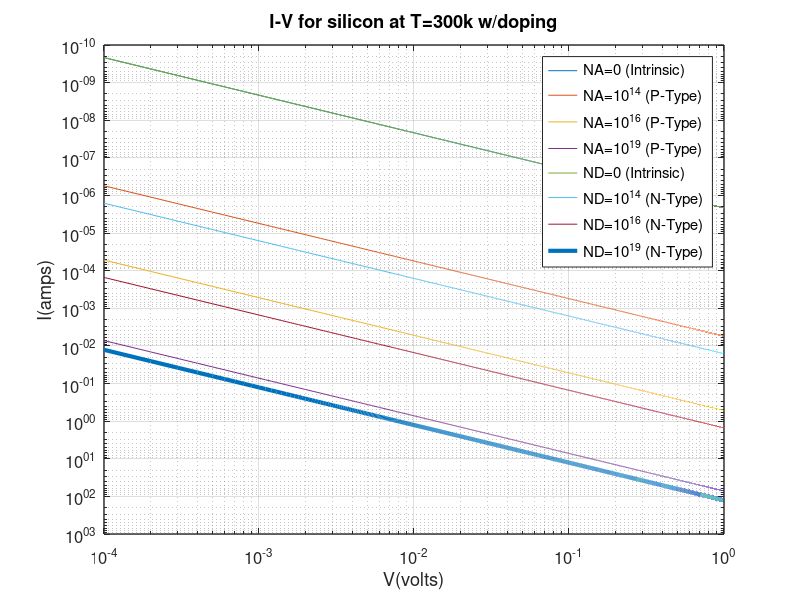

MATLAB code for this plot:
% Constants
q = 1.6*10^-19; % Electron charge

L = 1; % Length of silicon structure in cm
H = 0.75; % Hieght of silicon structure in cm
W = 1; % Width of silicon structure in cm
SA = H*W; % Surface Area of silicon structure in cm

ni = 10^10; % Intirinsic carrier concentration of silicon @T=300k
Na = [0,10^14,10^16,10^19]; % Acceptor doping concentrations
Nd = [0,10^14,10^16,10^19]; % Donor doping concentrations

%Silicon Parameters
un = 88+1252./(1+6.95e-18*Nd); % Electron mobility
up = 54.3+407./(1+6.95e-18*Na); % Hole mobility

V = 0:0.0001:1;

for i = 1 : 4
    if(Na(i) == 0) % Equillibrium
        n = ni;
        p = ni;
    else
        p = Na(i);
        n = (ni^2)/p
    end
    
    sigma = q*(un(i)*n+up(i)*p); % Conductivity
    rho(i) = 1./sigma % Resistivity
    R = L / (sigma * SA) % Resistance
    I(i,:) = V./R % Current
end

for j = 1 : 4
    if(Nd(j) == 0) % Equillibrium
        n = ni;
        p = ni;
    else
        n = Nd(j);
        p = (ni^2)/n
    end
    
    sigma = q*(un(j)*n+up(j)*p); % Conductivity
    rho(i+j) = 1./sigma % Resistivity
    R = L / (sigma * SA) % Resistance
    I(i+j,:) = V./R % Current
end
 
fprintf('%.16e\n', I(1));
disp(['value of resistivity = ',num2str(rho)]);

figure(1);
loglog(V,I(1,:),V,I(2,:),V,I(3,:),V,I(4,:),V,I(5,:),V,I(6,:),V,I(7,:),V,I(8,:), "linewidth",3);
axis([10^-4 10^0 10^-10 10^3])
axis ij
xlabel('V(volts)')%x-axis label
ylabel('I(amps)')%y-axis label
title('I-V for silicon at T=300k w/doping')
set(gca, "linewidth", 1, "fontsize", 12);
legend('NA=0 (Intrinsic)','NA=10^{14} (P-Type)','NA=10^{16} (P-Type)','NA=10^{19} (P-Type)','ND=0 (Intrinsic)','ND=10^{14} (N-Type)','ND=10^{16} (N-Type)','ND=10^{19} (N-Type)');
grid on